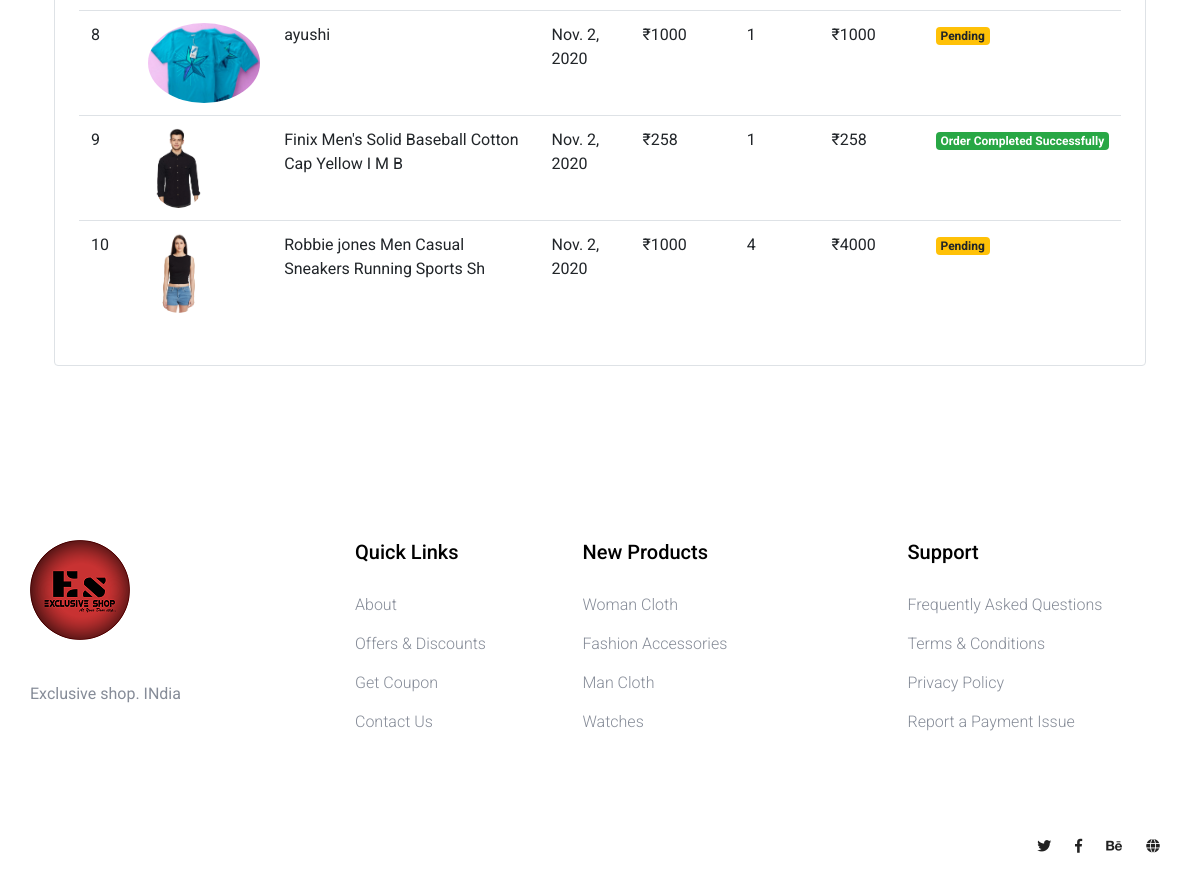
The app's page /shop/orders/ (signed in, lower part), older data.
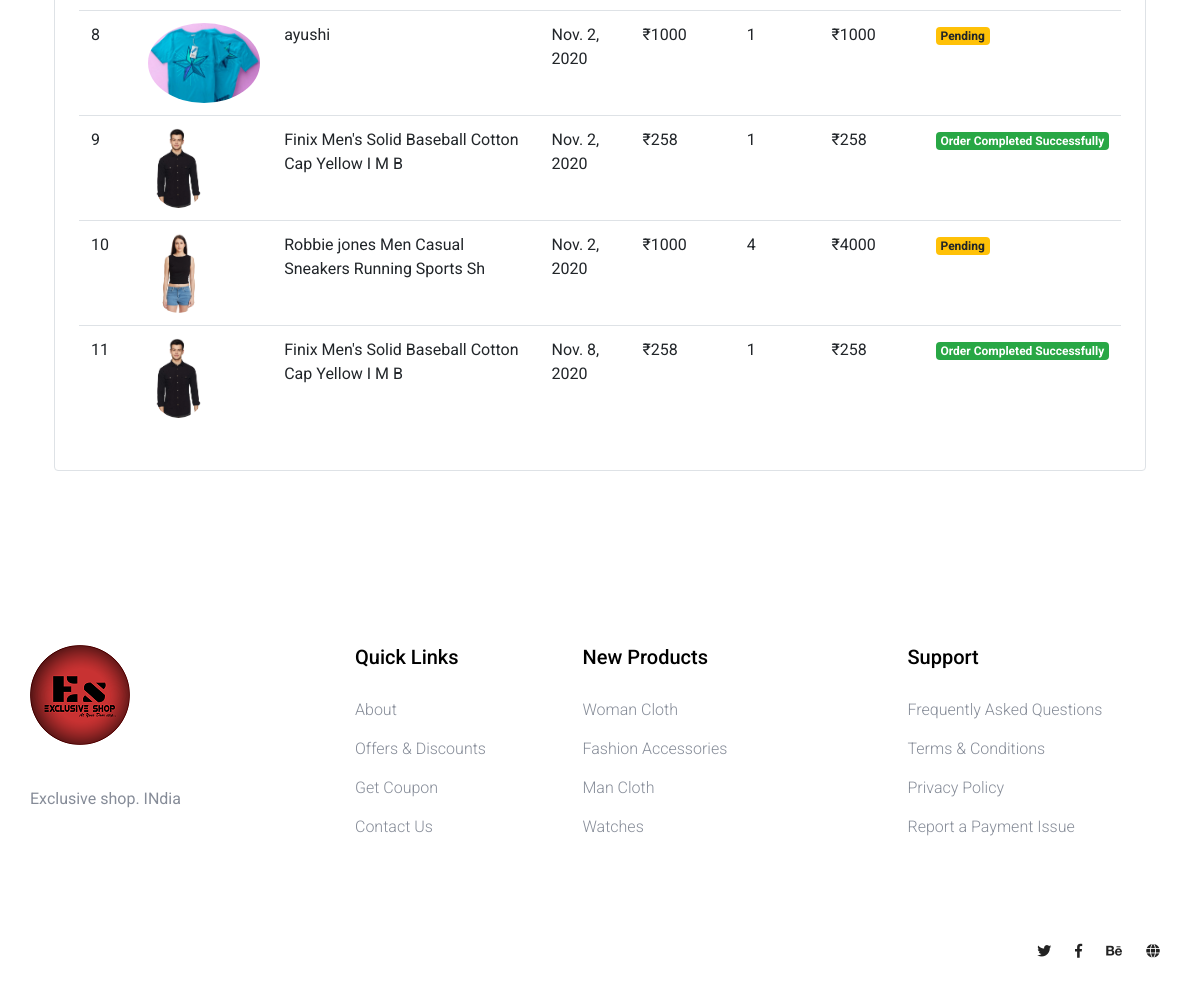
The same page, newer data.
### shop/models.py (models this page shows, shortened)
class Order(models.Model):
    product=models.ForeignKey(Product, on_delete=models.CASCADE)
    customer=models.ForeignKey(Customer, on_delete=models.CASCADE)
    quantity=models.IntegerField(default=1)
    price=models.IntegerField()
    address=models.CharField(max_length=500 , default='')
    phone_number=models.CharField(max_length=10,  default='')
    date=models.DateField(default=datetime.datetime.today)
    completed = models.BooleanField(default=False)
    @staticmethod
    def get_orders_by_customer(customer_id):
        return Order.objects.filter(customer = customer_id)

class Product(models.Model):
    product_id=models.AutoField
    product_name=models.CharField(max_length=50)
    category=models.CharField(max_length=50, default="")
    subcategory=models.CharField(max_length=50, default="")
    price=models.IntegerField(default=0)
    desc=models.CharField(max_length=300)
    pub_date=models.DateField()
    image=models.ImageField(upload_to="./shop/images", default="")

### shop/views.py (the view)
# urls.py: path('orders/', Orders.as_view(), name="Checkout"),
class Orders(View):
    @method_decorator(auth_middleware)
    def get(self, request):
        customer=request.session.get('customer')
        orders = Order.get_orders_by_customer(customer)
        return render(request, 'shop/orders.html', {'orders':orders})

### shop/templatetags/custom_filter.py (called while the page is built)
@register.filter(name = 'currency')
def currency(number):
    return "₹"+str(number)

@register.filter(name = 'multiply')
def multiply(number, number1):
    return number * number1

### shop/templates/shop/orders.html (shortened to what this page needs)
{% extends 'shop/index.html' %}
{% block content %}
{% load cart %}
{% load custom_filter %}
<div class = "container">
  <div class="border rounded p-4 m-4">
    <table class="table">
  <tbody>
  {% for order in orders %}
    <tr>
      <td>{{forloop.counter}}</td>
      <td><img style="height:80px;" class="rounded-circle" src="{{order.product.image.url}}" alt=""></td>
      <td>{{order.product.product_name}}</td>
        <td>{{order.date}}</td>
      <td>{{order.price|currency}}</td>
      <td>{{order.quantity}}</td>
      <td>{{order.quantity|multiply:order.price|currency}}</td>
      {% if order.completed %}
      <td><small class="badge badge-success">Order Completed Successfully</small></td>
      {% else %}
      <td><small class="badge badge-warning">Pending</small></td>
    </tr>
  {% endif %}
  {% endfor %}
  </tbody>
</table>
  </div>
</div>
{%endblock%}

Row changes from the older to the newer data that the page shows:
added Order: product.image (picture), product.product_name "Finix Men's Solid Baseball Cotton Cap Yellow I M B", date "Nov. 8, 2020", price "₹258", quantity "1", quantity|multiply "₹258", completed "Order Completed Successfully"
